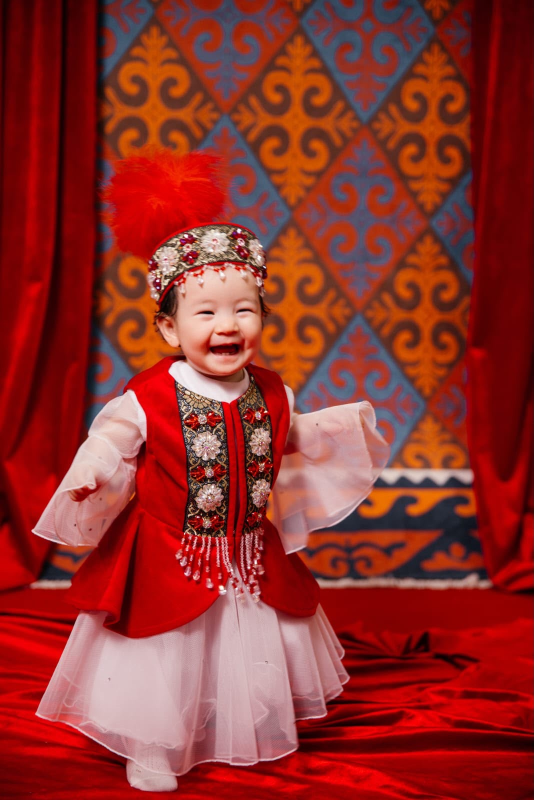
#> input picture TUSAUKESER/photos/0445b862-ce75-4176-bfd3-4f5479bfdb18.jpeg, 1067 x 1600 px (shown at 1/2 size); its folder holds only this picture in this run
$ python color.py
#> lines starting #> are read from the running program, lines starting #| are printed output that depends on the picture; after the words box and inside, x2 and y2 are one past the last pixel; in counts of white or black regions, pixels touching at a corner belong together
"""Әр фото мен видеоға жеке, жұмсақ Color Correction.
- ақ нүктені бейтараптайды (ақ киім сарғаймайды), шектеулі ±6%
- экспозицияны көтереді (тек қараңғы кадрларда), көлеңкені сәл ашады
- түссіз (flat) кадрларға аздап vibrance; қанық кадрларға — жоқ
Оригинал файлдар өзгермейді: photos/ → public/photos/, public/clips_raw/ → public/clips/
"""
import cv2, numpy as np, subprocess, json, sys, os, glob, math

ROOT = os.path.dirname(os.path.dirname(os.path.abspath(__file__)))
os.chdir(ROOT)

def analyze(img):
    img = cv2.resize(img, (540, int(540 * img.shape[0] / img.shape[1])))
    f = img.astype(np.float32) / 255.0
    b, g, r = f[..., 0], f[..., 1], f[..., 2]
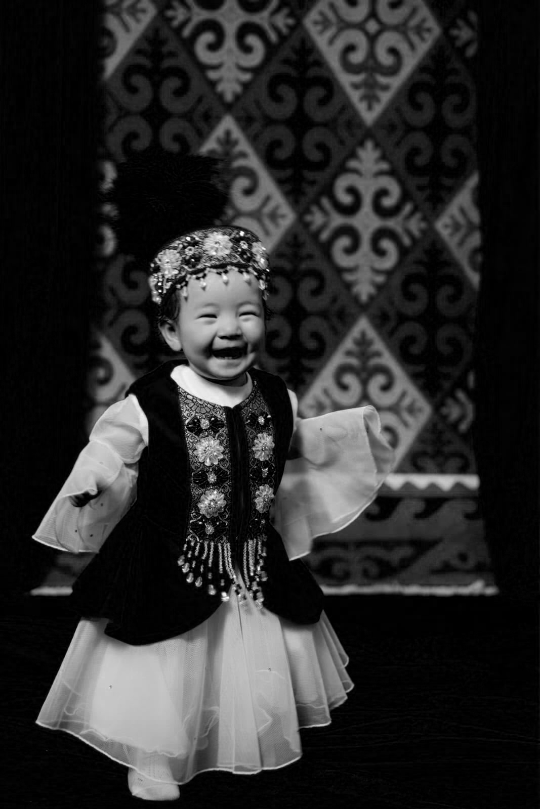
#> b: shape (809, 540) float32; min 0, max 1, mean 0.168
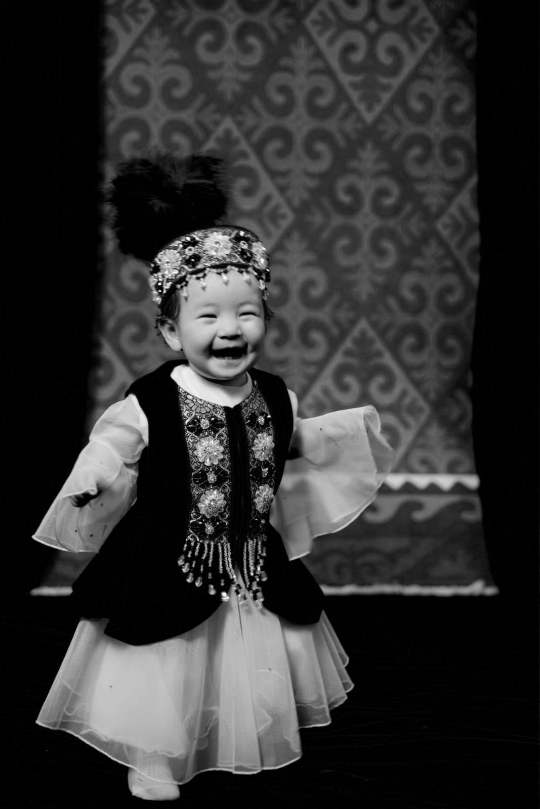
#> g: shape (809, 540) float32; min 0, max 0.988, mean 0.191
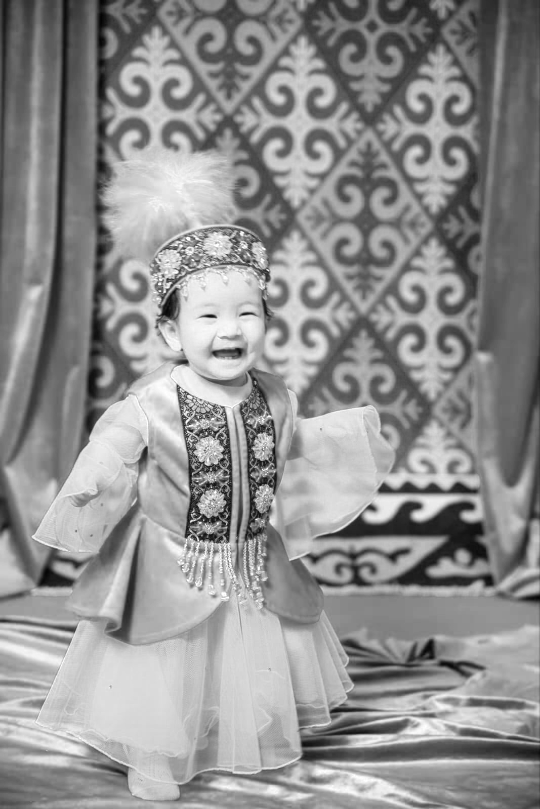
#> r: shape (809, 540) float32; min 0.0118, max 1, mean 0.566
    y = 0.299 * r + 0.587 * g + 0.114 * b
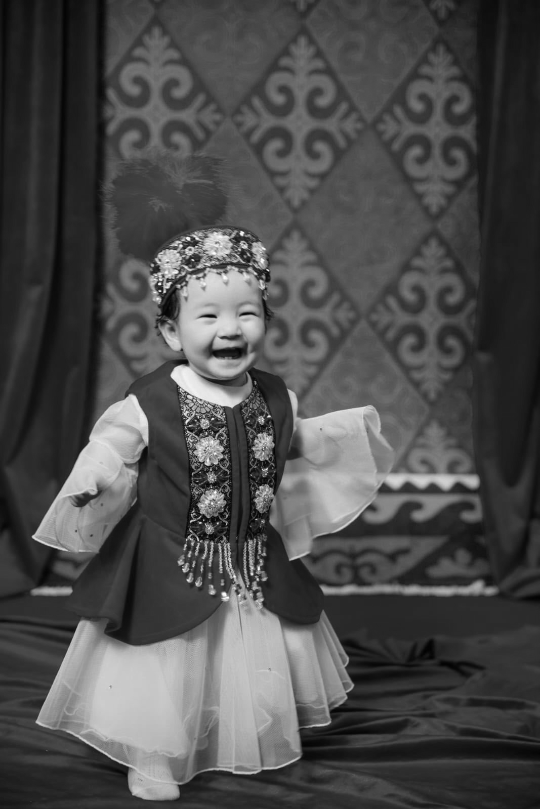
#> y: shape (809, 540) float32; min 0.00938, max 0.992, mean 0.301
    p2, med, p995 = np.percentile(y, [2, 50, 99.5])
#> p2 = 0.0699; med = 0.245; p995 = 0.84
    mx, mn = f.max(2), f.min(2)
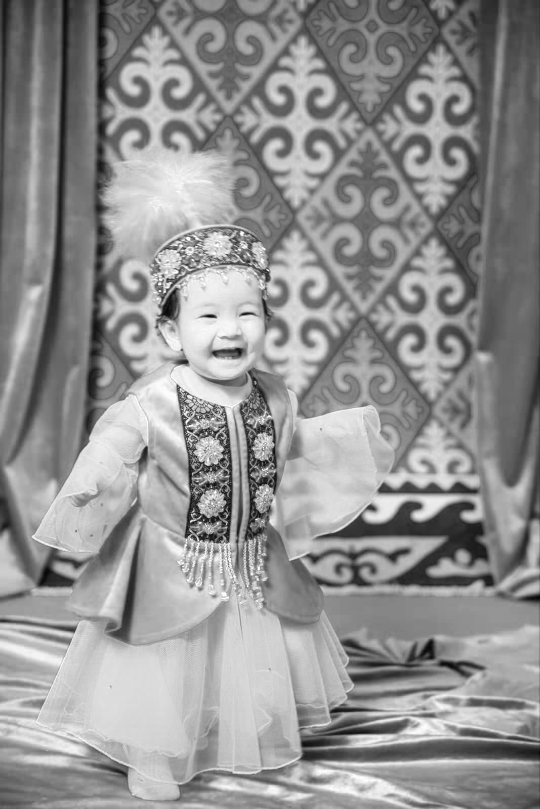
#> mx: shape (809, 540) float32; min 0.0235, max 1, mean 0.571
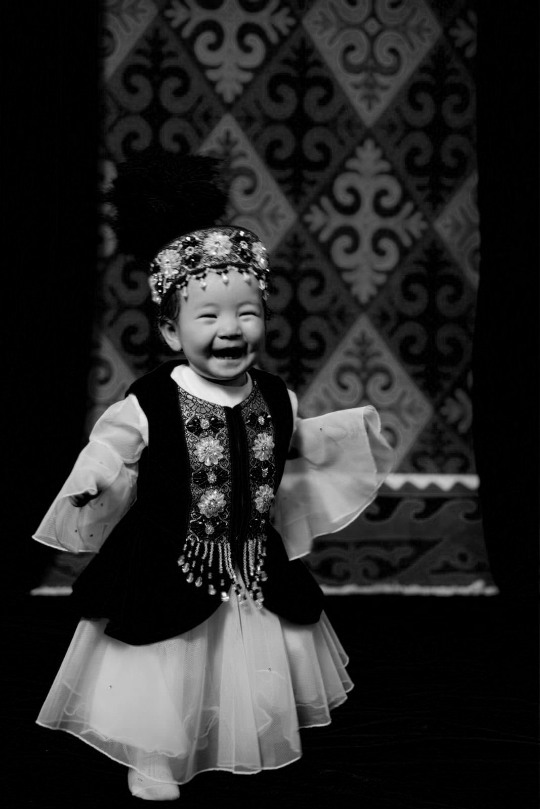
#> mn: shape (809, 540) float32; min 0, max 0.988, mean 0.154
    m = (y > np.percentile(y, 85)) & ((mx - mn) < 0.10 * mx + 0.02)
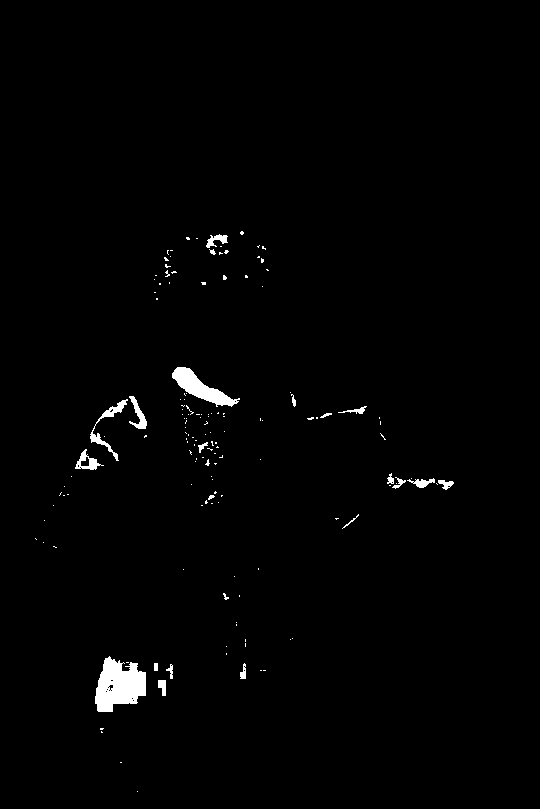
#> m: shape (809, 540) bool; 1.2% white; 149 white regions (127 under 20 px), largest, box (x1, y1, x2, y2) and area: (95, 656, 146, 712) 1921, (172, 367, 240, 407) 1009, (90, 399, 128, 461) 389
    wb = (r[m].mean(), g[m].mean(), b[m].mean()) if m.sum() > 300 else None
#> wb = (0.867, 0.788, 0.794)
    sat = cv2.cvtColor(img, cv2.COLOR_BGR2HSV)[..., 1].mean() / 255.0
#> sat = 0.748
    return dict(p2=float(p2), med=float(med), p995=float(p995), wb=wb, sat=float(sat))

def params(a):
    base = min(1.0, max(0.62, a["p995"] / 0.96))          # ақ нүкте → ~0.96
    gains = [1.0, 1.0, 1.0]
    if a["wb"]:
        r, g, b = a["wb"]; avg = (r + g + b) / 3
        if max(abs(c / avg - 1) for c in (r, g, b)) > 0.09:   # бұл ақ емес, түсті зат — тимейміз
            a = dict(a, wb=None)
    if a["wb"]:
        r, g, b = a["wb"]; avg = (r + g + b) / 3
        gains = [min(1.06, max(0.94, (c / avg) ** 0.6)) for c in (r, g, b)]
    imax = [min(1.0, base * k) for k in gains]
    med1 = min(0.95, a["med"] / base)
    target = med1 + 0.5 * (0.5 - med1) if med1 < 0.46 else med1
    gamma = 1.0 if target <= med1 else max(1.0, min(1.55, math.log(med1) / math.log(target)))
    lift = 0.03 if a["p2"] < 0.03 else (0.015 if a["p2"] < 0.08 else 0.0)
    vib = 0.15 if a["sat"] < 0.28 else (0.08 if a["sat"] < 0.42 else 0.0)
    return dict(imax=[round(x, 3) for x in imax], gamma=round(gamma, 3), lift=lift, vib=vib)

def vf(p):
    r, g, b = p["imax"]
    s = f"colorlevels=rimax={r}:gimax={g}:bimax={b}"
    if p["gamma"] > 1.0: s += f",eq=gamma={p['gamma']}"
    if p["lift"] > 0:
        l = p["lift"]; s += f",curves=all='0/{l/2:.3f} 0.15/{0.15+l:.3f} 0.5/{0.5+l/3:.3f} 1/1'"
    if p["vib"] > 0: s += f",vibrance=intensity={p['vib']}"
    return s

def run(cmd): subprocess.run(cmd, check=True)

report = {}
os.makedirs("public/photos", exist_ok=True)
for src in sorted(glob.glob("photos/*.jpeg")):
    a = analyze(cv2.imread(src)); p = params(a)
#> after `a = analyze(cv2.imread(src))`: a = {'p2': 0.0699, 'med': 0.245, 'p995': 0.84, 'wb': (0.867, 0.788, 0.794), 'sat': 0.748}
#> after `p = params(a)`: p = {'imax': [0.907, 0.857, 0.861], 'gamma': 1.35, 'lift': 0.015, 'vib': 0}
    run(["ffmpeg", "-v", "error", "-y", "-i", src, "-vf", vf(p), "-q:v", "2", "public/" + src])
#> in vf, `r, g, b = p["imax"]`: r = 0.907; g = 0.857; b = 0.861
#> in vf, `l = p['lift']`: l = 0.015
    report[src] = dict(before=a, params=p)
os.makedirs("public/clips", exist_ok=True)
for src in sorted(glob.glob("public/clips_raw/*.mp4")):
    cap = cv2.VideoCapture(src); n = int(cap.get(7))
    stats = []
    for k in (0.2, 0.5, 0.8):
        cap.set(1, int(n * k)); ok, fr = cap.read()
        if ok: stats.append(analyze(fr))
    a = {key: float(np.mean([s[key] for s in stats])) for key in ("p2", "med", "p995", "sat")}
    wbs = [s["wb"] for s in stats if s["wb"]]
    a["wb"] = tuple(np.mean(wbs, 0)) if wbs else None
    p = params(a)
    out = src.replace("clips_raw", "clips")
    run(["ffmpeg", "-v", "error", "-y", "-i", src, "-vf", vf(p) + ",format=yuv420p", "-c:v", "libx264", "-crf", "8", "-preset", "slow", out])
    report[src] = dict(before=a, params=p)
for k, v in report.items():
    print(f"{k:45s} med {v['before']['med']:.2f} p99.5 {v['before']['p995']:.2f} → {vf(v['params'])}")
#> this loop made 1 pass
#> (r in vf, g in vf, b in vf, l in vf) on pass 1: (0.907, 0.857, 0.861, 0.015)
#| photos/0445b862-ce75-4176-bfd3-4f5479bfdb18.jpeg med 0.24 p99.5 0.84 → colorlevels=rimax=0.907:gimax=0.857:bimax=0.861,eq=gamma=1.353,curves=all='0/0.007 0.15/0.165 0.5/0.505 1/1'

$ run again, on TUSAUKESER/photos/38b1d80b-6856-4116-8130-816b58f24086.jpeg
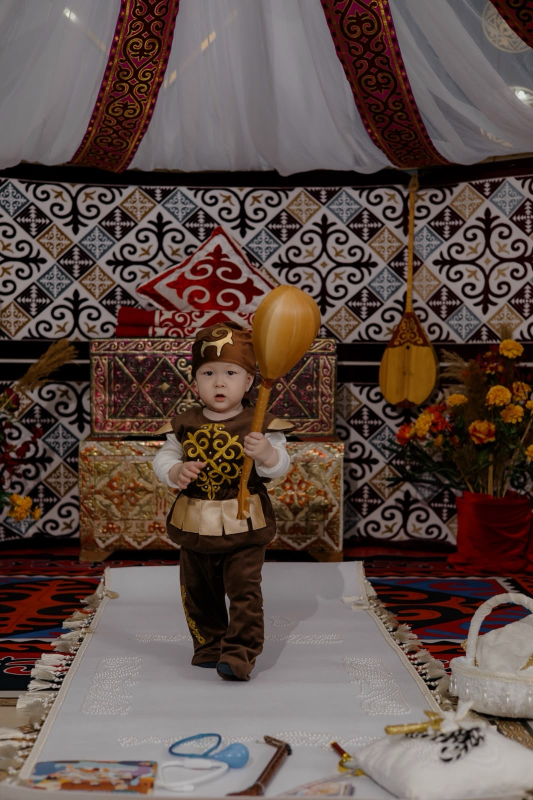
#> input picture TUSAUKESER/photos/38b1d80b-6856-4116-8130-816b58f24086.jpeg, 1066 x 1600 px (shown at 1/2 size)
#> in analyze, `b, g, r = f[..., 0], f[..., 1], f[..., 2]`:
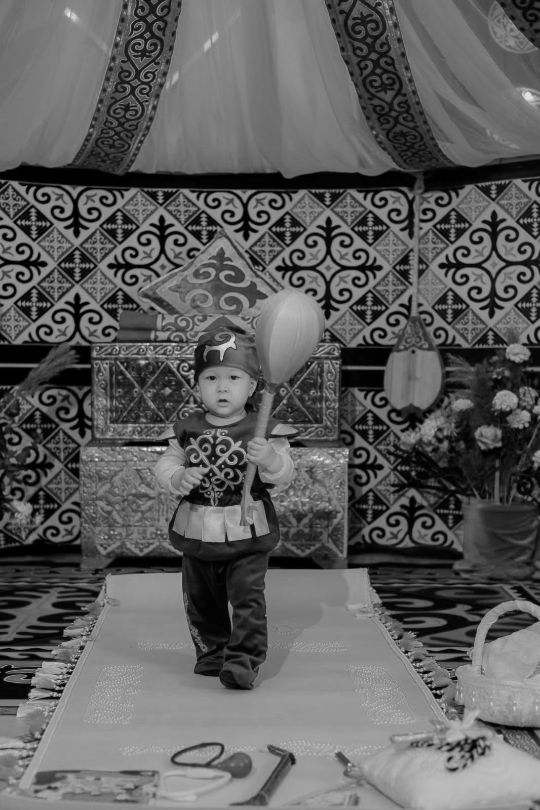
#> r: shape (810, 540) float32; min 0, max 0.961, mean 0.369
#> p2 = 0.00352; med = 0.362; p995 = 0.706
#> in analyze, `m = (y > np.percentile(y, 85)) & ((mx - mn) < 0.10 * mx + 0.02)`:
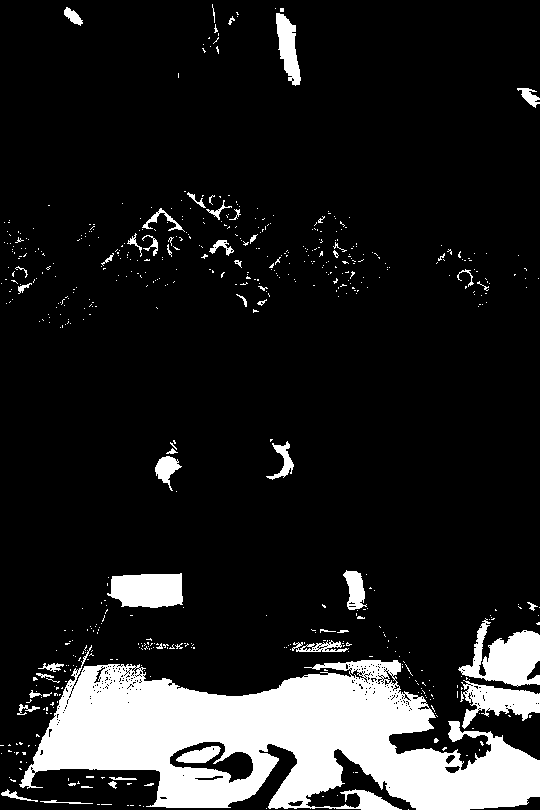
#> m: shape (810, 540) bool; 13.6% white; 597 white regions (544 under 20 px), largest, box (x1, y1, x2, y2) and area: (19, 645, 540, 810) 45292, (458, 618, 540, 687) 2977, (107, 573, 183, 608) 2200
#> wb = (0.612, 0.594, 0.59)
#> sat = 0.386
#> a = {'p2': 0.00352, 'med': 0.362, 'p995': 0.706, 'wb': (0.612, 0.594, 0.59), 'sat': 0.386}
#> p = {'imax': [0.746, 0.732, 0.729], 'gamma': 1, 'lift': 0.03, 'vib': 0.08}
#> in vf, `r, g, b = p["imax"]`: r = 0.746; g = 0.732; b = 0.729
#> l = 0.03
#> the loop `for k, v in report.items():` made 1 pass
#> (r in vf, g in vf, b in vf, l in vf) on pass 1: (0.746, 0.732, 0.729, 0.03)
#> (printed output is left out)

$ run again, on TUSAUKESER/photos/4d78e892-2f47-49b1-9eba-1d0bf8aae85a.jpeg
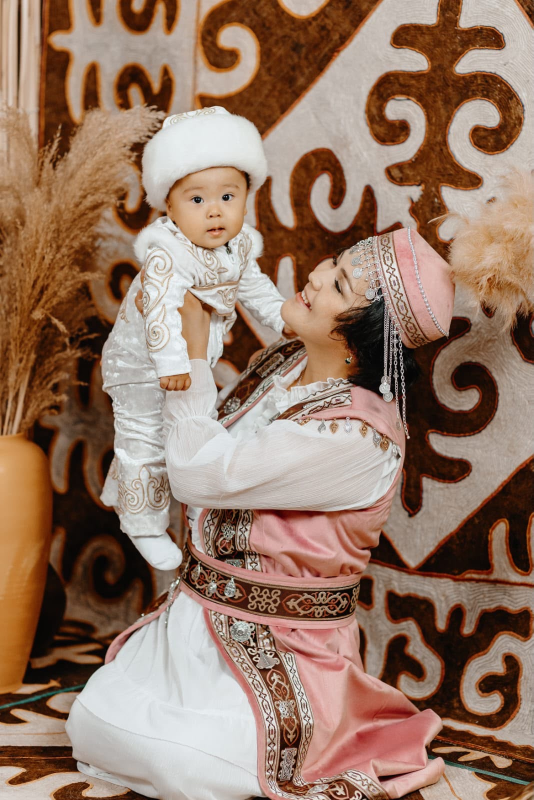
#> input picture TUSAUKESER/photos/4d78e892-2f47-49b1-9eba-1d0bf8aae85a.jpeg, 1067 x 1600 px (shown at 1/2 size)
#> in analyze, `b, g, r = f[..., 0], f[..., 1], f[..., 2]`:
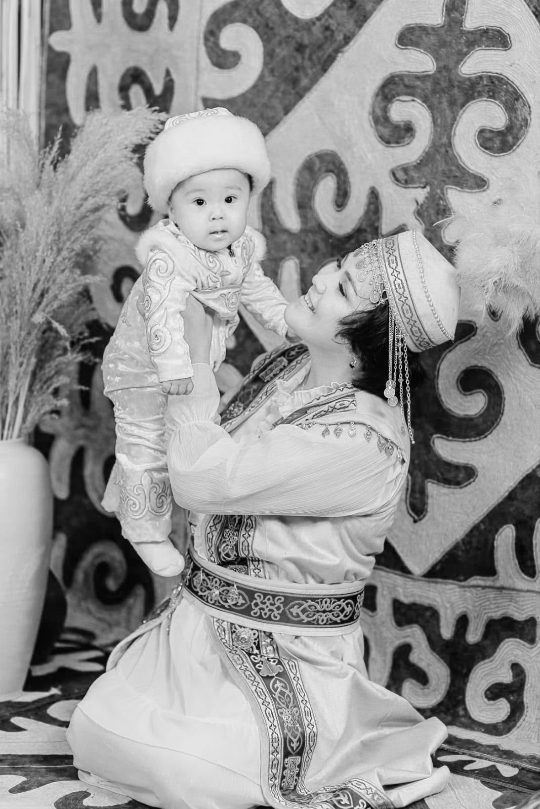
#> r: shape (809, 540) float32; min 0, max 0.988, mean 0.586
#> p2 = 0.0399; med = 0.552; p995 = 0.917
#> in analyze, `m = (y > np.percentile(y, 85)) & ((mx - mn) < 0.10 * mx + 0.02)`:
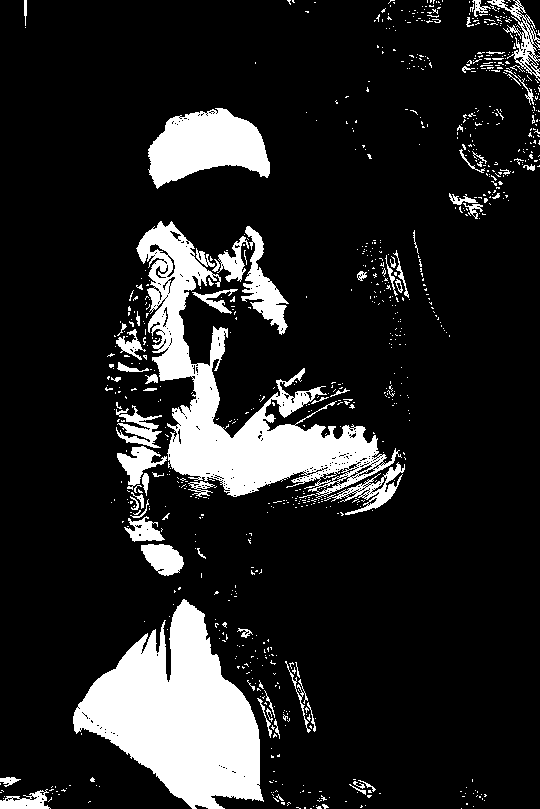
#> m: shape (809, 540) bool; 14.5% white; 887 white regions (815 under 20 px), largest, box (x1, y1, x2, y2) and area: (73, 599, 264, 809) 21797, (136, 221, 402, 499) 19920, (148, 108, 270, 189) 6246
#> wb = (0.843, 0.847, 0.842)
#> sat = 0.424
#> a = {'p2': 0.0399, 'med': 0.552, 'p995': 0.917, 'wb': (0.843, 0.847, 0.842), 'sat': 0.424}
#> p = {'imax': [0.955, 0.957, 0.955], 'gamma': 1, 'lift': 0.015, 'vib': 0}
#> in vf, `r, g, b = p["imax"]`: r = 0.955; g = 0.957; b = 0.955
#> l = 0.015
#> the loop `for k, v in report.items():` made 1 pass
#> (r in vf, g in vf, b in vf, l in vf) on pass 1: (0.955, 0.957, 0.955, 0.015)
#> (printed output is left out)
